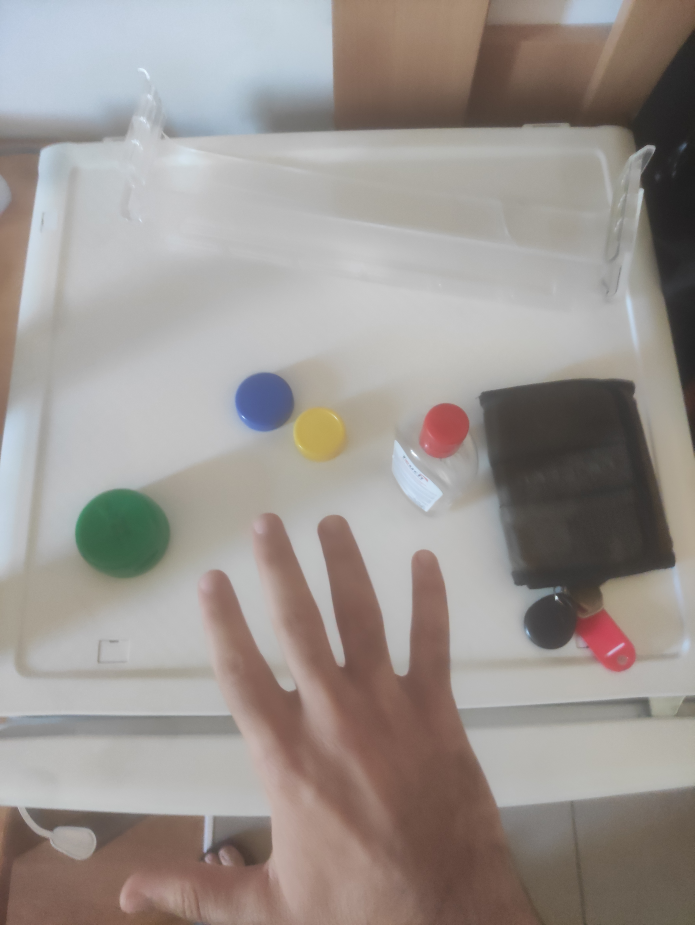
#> input picture other/img/1696081363202.jpg, 3472 x 4624 px (shown at 1/5 size)
$ python gradients.py
#> lines starting #> are read from the running program, lines starting #| are printed output that depends on the picture; after the words box and inside, x2 and y2 are one past the last pixel; in counts of white or black regions, pixels touching at a corner belong together
### rescale.py
import cv2 as cv


# rescale function
def rescaleFrame(frame, scale=.5):
#> called with scale = 0.1
  width = int(frame.shape[1] * scale)
#> width = 347
  height = int(frame.shape[0] * scale)
#> height = 462

  dimensions = (width, height)
#> dimensions = (347, 462)

  return cv.resize(frame, dimensions, interpolation=cv.INTER_AREA)

# change resolution of live video
def changeRes(width, height):
  capture.set(3, width)
  capture.set(4, height)


# [24 lines of commented-out code are left out]

### other/gradients.py
#pylint:disable=no-member

import numpy as np
import cv2 as cv
import rescale as rs

img = rs.rescaleFrame(cv.imread('./img/1696081363202.jpg'), .1)
cv.imshow('img', img)

gray = cv.cvtColor(img, cv.COLOR_BGR2GRAY)
cv.imshow('Gray', gray)

# Laplacian
lap = cv.Laplacian(gray, cv.CV_64F)
lap = np.uint8(np.absolute(lap))
cv.imshow('Laplacian', lap)

# Sobel
sobelx = cv.Sobel(gray, cv.CV_64F, 1, 0)
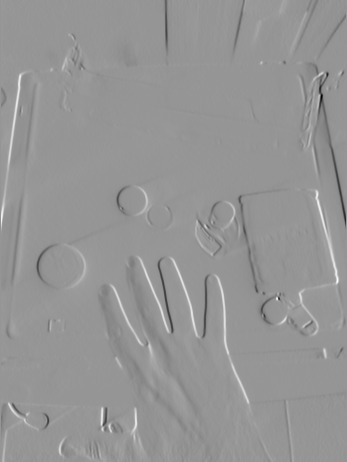
#> sobelx: shape (462, 347) float64; min -517, max 362, mean -1.4; drawn with min black and max white
sobely = cv.Sobel(gray, cv.CV_64F, 0, 1)
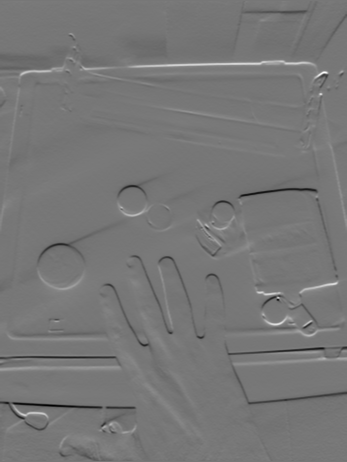
#> sobely: shape (462, 347) float64; min -377, max 428, mean -1.1; drawn with min black and max white
combined_sobel = cv.bitwise_or(sobelx, sobely)
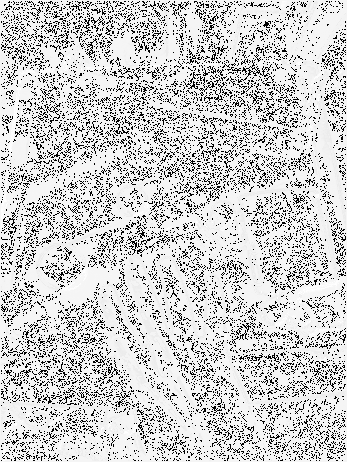
#> combined_sobel: shape (462, 347) float64; 16.72% of the values are NaN or infinite; the others: min -13136, max 510, mean -31.12; drawn with min black, max white, NaN and infinite black

cv.imshow('Sobel X', sobelx)
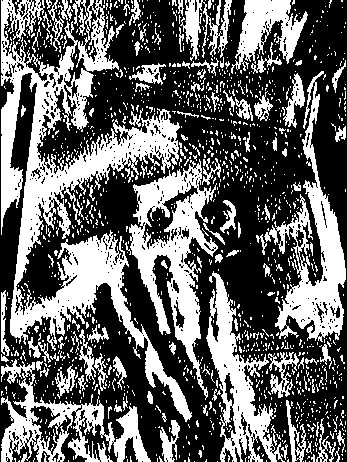
#> window 'Sobel X': shape (462, 347); 39.7% white; 1315 white regions (1195 under 20 px), largest, box (x1, y1, x2, y2) and area: (1, 0, 192, 422) 21787, (129, 159, 218, 400) 7254, (264, 71, 346, 342) 6404
cv.imshow('Sobel Y', sobely)
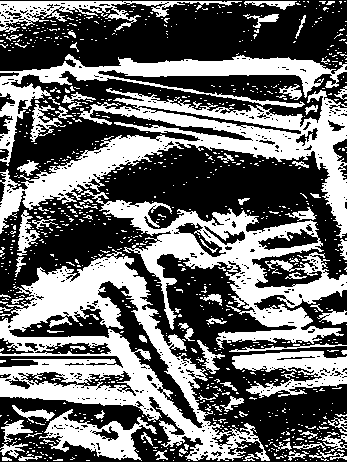
#> window 'Sobel Y': shape (462, 347); 41.9% white; 939 white regions (854 under 20 px), largest, box (x1, y1, x2, y2) and area: (0, 88, 347, 349) 25721, (0, 249, 270, 461) 17456, (0, 54, 347, 166) 6820
cv.imshow('Combined Sobel', combined_sobel)
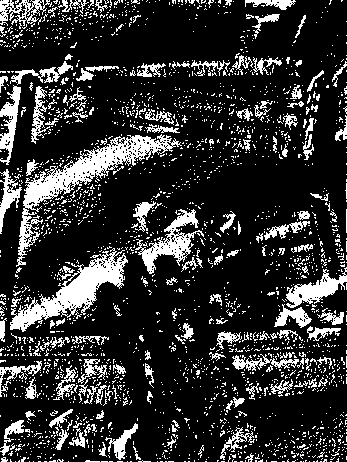
#> window 'Combined Sobel': shape (462, 347); 19.1% white; 2366 white regions (2204 under 20 px), largest, box (x1, y1, x2, y2) and area: (16, 134, 182, 267) 3740, (10, 248, 128, 332) 2993, (135, 209, 204, 274) 1344

canny = cv.Canny(gray, 150, 175)
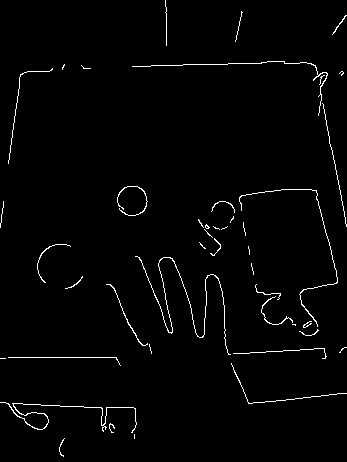
#> canny: shape (462, 347); 1.8% white in thin lines or dots
cv.imshow('Canny', canny)
cv.waitKey(0)
